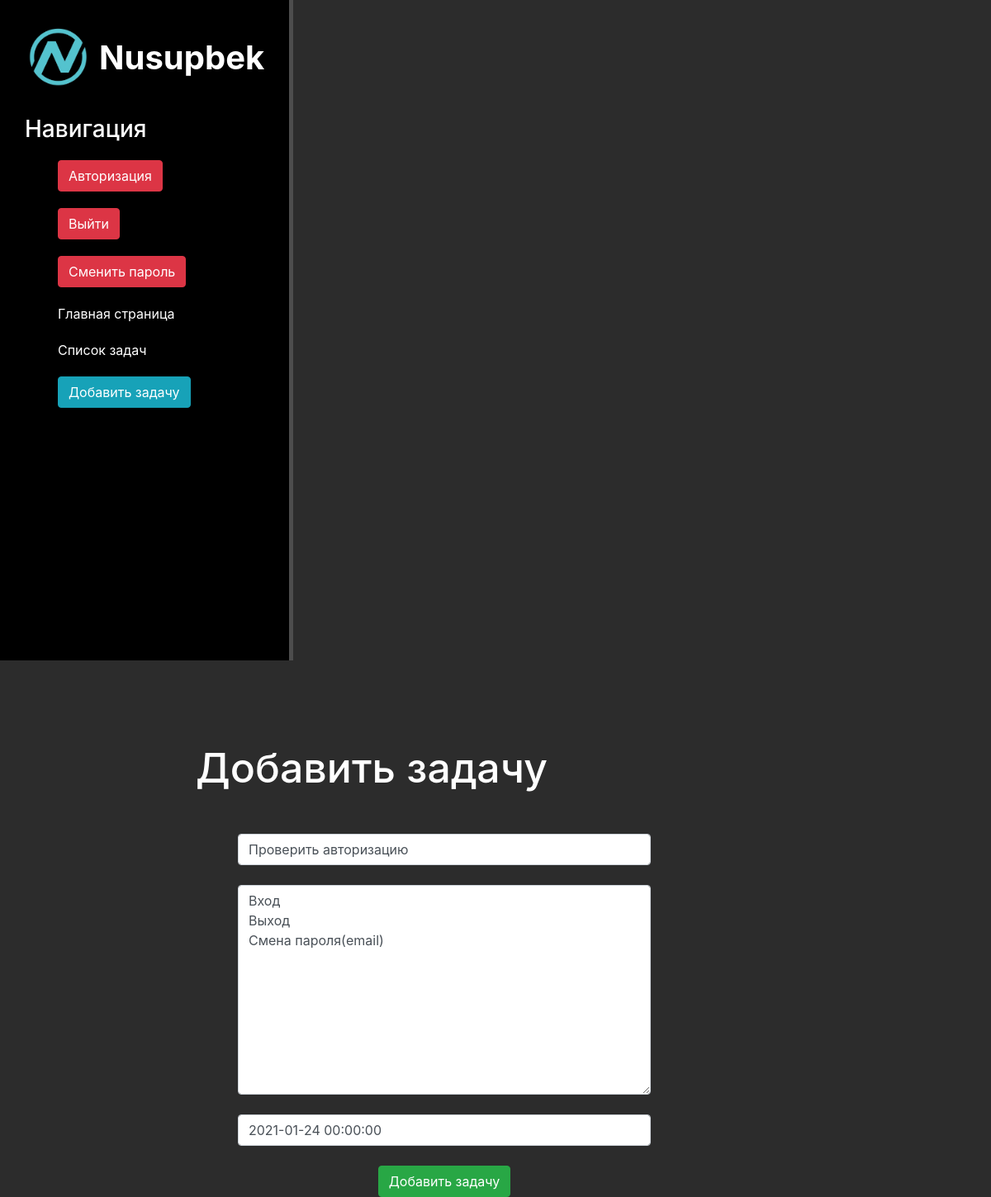
Page /work/2/update on the committed database.
### work/models.py (models this page shows, shortened)
class Artiсles(models.Model):
    title = models.CharField('Загаловаок задачи', max_length=100)
    description = models.TextField('Описание задачи')
    date = models.DateField('Дедлайн')
    performed = models.BooleanField('Выполнено', default = False)
    class Meta:
        verbose_name = 'Задача'
        verbose_name_plural = 'Задачи'

### work/views.py (the view)
# urls.py: path('<int:pk>/update', views.WorkUpdateView.as_view(), name='work-update'),
class WorkUpdateView(UpdateView):
    model = Artiсles
    template_name = 'work/create.html'
    form_class = ArticlesForm

### work/forms.py
class ArticlesForm(ModelForm):
    class Meta:
        model = Artiсles
        fields = ['title', 'description', 'date']
        widgets = {
            'title': TextInput(attrs={
                'class': 'form-control',
                'placeholder': 'Загаловаок задачи'
            }),
            'description': Textarea(attrs={
                'class': 'form-control',
                'placeholder': 'Описание задачи'
            }),
            'date': DateTimeInput(attrs={
                'class': 'form-control',
                'placeholder': 'Дедлайн'
            })
        }

### work/templates/work/create.html (shortened to what this page needs)
{% extends 'tasks/layout.html' %}
{% block content %}
    <div class="features">
        <h1>Добавить задачу</h1>
        <form method="post">
            {{ form.title }}<br>
            {{ form.description }}<br>
            {{ form.date }}<br>
            <button class="btn btn-success" type="submit">Добавить задачу</button>
        </form>
    </div>
{% endblock %}

### tasks/static/tasks/css/main.css (style rules this page uses)
body { background: #2c2c2c; }
main .features { float: left; color: #fff; margin-top: 100px; text-align: center; width: 75%; }
main .features h1 { font-size: 50px; }
form { margin-left: 32%; width: 500px; margin-top: 50px; }

### rows in the picture
Artiсles: title "Проверить авторизацию", description "Вход Выход Смена пароля(email)", date "2021-01-24 00:00:00"
